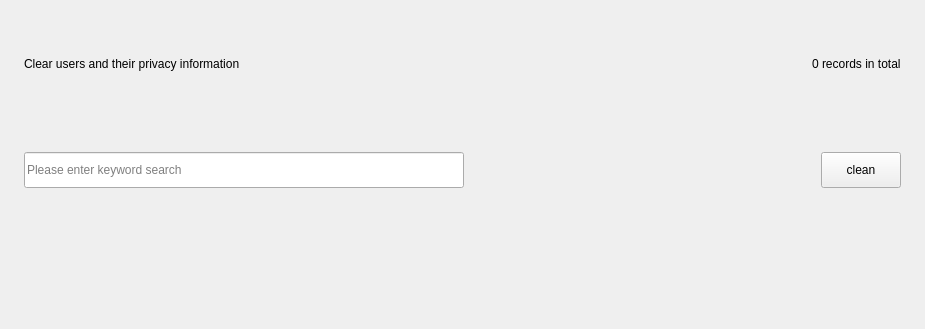
<?xml version="1.0" encoding="UTF-8"?>
<ui version="4.0">
 <class>PrivacyCleanupPage</class>
 <widget class="QWidget" name="PrivacyCleanupPage">
  <property name="geometry">
   <rect>
    <x>0</x>
    <y>0</y>
    <width>925</width>
    <height>329</height>
   </rect>
  </property>
  <property name="windowTitle">
   <string>Form</string>
  </property>
  <layout class="QVBoxLayout" name="verticalLayout">
   <property name="spacing">
    <number>10</number>
   </property>
   <property name="leftMargin">
    <number>24</number>
   </property>
   <property name="topMargin">
    <number>16</number>
   </property>
   <property name="rightMargin">
    <number>0</number>
   </property>
   <property name="bottomMargin">
    <number>4</number>
   </property>
   <item>
    <layout class="QHBoxLayout" name="horizontalLayout">
     <property name="rightMargin">
      <number>24</number>
     </property>
     <item>
      <widget class="QLabel" name="label">
       <property name="minimumSize">
        <size>
         <width>420</width>
         <height>0</height>
        </size>
       </property>
       <property name="text">
        <string>Clear users and their privacy information</string>
       </property>
      </widget>
     </item>
     <item>
      <spacer name="horizontalSpacer">
       <property name="orientation">
        <enum>Qt::Horizontal</enum>
       </property>
       <property name="sizeHint" stdset="0">
        <size>
         <width>40</width>
         <height>20</height>
        </size>
       </property>
      </spacer>
     </item>
     <item>
      <widget class="QLabel" name="m_tips">
       <property name="text">
        <string>0 records in total</string>
       </property>
      </widget>
     </item>
    </layout>
   </item>
   <item>
    <widget class="QWidget" name="m_controlLine" native="true">
     <layout class="QHBoxLayout" name="horizontalLayout_3">
      <property name="spacing">
       <number>10</number>
      </property>
      <property name="leftMargin">
       <number>0</number>
      </property>
      <property name="topMargin">
       <number>0</number>
      </property>
      <property name="rightMargin">
       <number>24</number>
      </property>
      <property name="bottomMargin">
       <number>0</number>
      </property>
      <item>
       <widget class="QLineEdit" name="m_search">
        <property name="sizePolicy">
         <sizepolicy hsizetype="Fixed" vsizetype="Fixed">
          <horstretch>0</horstretch>
          <verstretch>0</verstretch>
         </sizepolicy>
        </property>
        <property name="minimumSize">
         <size>
          <width>440</width>
          <height>36</height>
         </size>
        </property>
        <property name="maximumSize">
         <size>
          <width>440</width>
          <height>36</height>
         </size>
        </property>
        <property name="placeholderText">
         <string>Please enter keyword search</string>
        </property>
       </widget>
      </item>
      <item>
       <spacer name="spacer_2">
        <property name="orientation">
         <enum>Qt::Horizontal</enum>
        </property>
        <property name="sizeHint" stdset="0">
         <size>
          <width>40</width>
          <height>20</height>
         </size>
        </property>
       </spacer>
      </item>
      <item>
       <widget class="QPushButton" name="m_clean">
        <property name="sizePolicy">
         <sizepolicy hsizetype="Fixed" vsizetype="Fixed">
          <horstretch>0</horstretch>
          <verstretch>0</verstretch>
         </sizepolicy>
        </property>
        <property name="minimumSize">
         <size>
          <width>72</width>
          <height>36</height>
         </size>
        </property>
        <property name="text">
         <string>clean</string>
        </property>
       </widget>
      </item>
     </layout>
    </widget>
   </item>
   <item>
    <widget class="KS::ToolBox::PrivacyCleanupTable" name="m_table" native="true"/>
   </item>
  </layout>
 </widget>
 <customwidgets>
  <customwidget>
   <class>KS::ToolBox::PrivacyCleanupTable</class>
   <extends>QWidget</extends>
   <header>src/ui/tool-box/privacy-cleanup/privacy-cleanup-table.h</header>
   <container>1</container>
  </customwidget>
 </customwidgets>
 <resources/>
 <connections/>
</ui>
